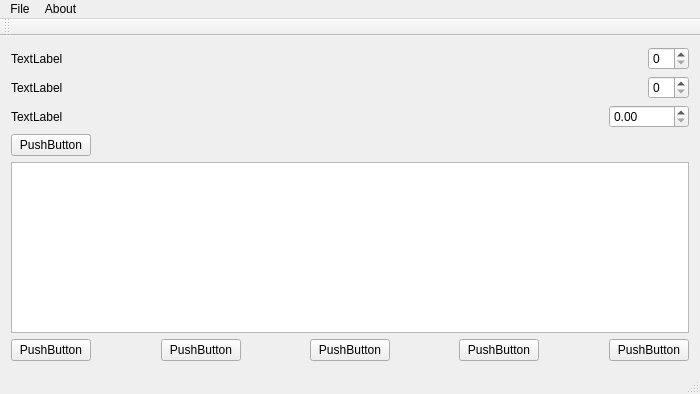
<?xml version="1.0" encoding="UTF-8"?>
<ui version="4.0">
 <class>MainWindow</class>
 <widget class="QMainWindow" name="MainWindow">
  <property name="geometry">
   <rect>
    <x>0</x>
    <y>0</y>
    <width>700</width>
    <height>394</height>
   </rect>
  </property>
  <property name="windowTitle">
   <string>MainWindow</string>
  </property>
  <widget class="QWidget" name="centralWidget">
   <layout class="QGridLayout" name="gridLayout">
    <item row="0" column="0">
     <widget class="QLabel" name="variantsLabel">
      <property name="text">
       <string>TextLabel</string>
      </property>
     </widget>
    </item>
    <item row="0" column="1" colspan="9">
     <spacer name="horizontalSpacer">
      <property name="orientation">
       <enum>Qt::Horizontal</enum>
      </property>
      <property name="sizeHint" stdset="0">
       <size>
        <width>583</width>
        <height>20</height>
       </size>
      </property>
     </spacer>
    </item>
    <item row="0" column="10">
     <widget class="QSpinBox" name="variantsSpinBox"/>
    </item>
    <item row="1" column="0">
     <widget class="QLabel" name="conditionsLabel">
      <property name="text">
       <string>TextLabel</string>
      </property>
     </widget>
    </item>
    <item row="1" column="1" colspan="9">
     <spacer name="horizontalSpacer_2">
      <property name="orientation">
       <enum>Qt::Horizontal</enum>
      </property>
      <property name="sizeHint" stdset="0">
       <size>
        <width>583</width>
        <height>20</height>
       </size>
      </property>
     </spacer>
    </item>
    <item row="1" column="10">
     <widget class="QSpinBox" name="conditionsSpinBox"/>
    </item>
    <item row="2" column="0">
     <widget class="QLabel" name="gammaLabel">
      <property name="text">
       <string>TextLabel</string>
      </property>
     </widget>
    </item>
    <item row="2" column="1" colspan="8">
     <spacer name="horizontalSpacer_3">
      <property name="orientation">
       <enum>Qt::Horizontal</enum>
      </property>
      <property name="sizeHint" stdset="0">
       <size>
        <width>545</width>
        <height>20</height>
       </size>
      </property>
     </spacer>
    </item>
    <item row="2" column="9" colspan="2">
     <widget class="QDoubleSpinBox" name="gammaDoubleSpinBox"/>
    </item>
    <item row="3" column="0" colspan="2">
     <widget class="QPushButton" name="setTablePushButton">
      <property name="text">
       <string>PushButton</string>
      </property>
     </widget>
    </item>
    <item row="3" column="2" colspan="9">
     <spacer name="horizontalSpacer_8">
      <property name="orientation">
       <enum>Qt::Horizontal</enum>
      </property>
      <property name="sizeHint" stdset="0">
       <size>
        <width>598</width>
        <height>20</height>
       </size>
      </property>
     </spacer>
    </item>
    <item row="4" column="0" colspan="11">
     <widget class="QTableWidget" name="inputDataTableWidget"/>
    </item>
    <item row="5" column="0" colspan="2">
     <widget class="QPushButton" name="bayeasianLaplacePushButton">
      <property name="text">
       <string>PushButton</string>
      </property>
     </widget>
    </item>
    <item row="5" column="2">
     <spacer name="horizontalSpacer_4">
      <property name="orientation">
       <enum>Qt::Horizontal</enum>
      </property>
      <property name="sizeHint" stdset="0">
       <size>
        <width>61</width>
        <height>20</height>
       </size>
      </property>
     </spacer>
    </item>
    <item row="5" column="3">
     <widget class="QPushButton" name="laplacePushButton">
      <property name="text">
       <string>PushButton</string>
      </property>
     </widget>
    </item>
    <item row="5" column="4">
     <spacer name="horizontalSpacer_5">
      <property name="orientation">
       <enum>Qt::Horizontal</enum>
      </property>
      <property name="sizeHint" stdset="0">
       <size>
        <width>63</width>
        <height>20</height>
       </size>
      </property>
     </spacer>
    </item>
    <item row="5" column="5">
     <widget class="QPushButton" name="maxiPushButton">
      <property name="text">
       <string>PushButton</string>
      </property>
     </widget>
    </item>
    <item row="5" column="6">
     <spacer name="horizontalSpacer_6">
      <property name="orientation">
       <enum>Qt::Horizontal</enum>
      </property>
      <property name="sizeHint" stdset="0">
       <size>
        <width>61</width>
        <height>20</height>
       </size>
      </property>
     </spacer>
    </item>
    <item row="5" column="7">
     <widget class="QPushButton" name="gurvitzPushButton">
      <property name="text">
       <string>PushButton</string>
      </property>
     </widget>
    </item>
    <item row="5" column="8">
     <spacer name="horizontalSpacer_7">
      <property name="orientation">
       <enum>Qt::Horizontal</enum>
      </property>
      <property name="sizeHint" stdset="0">
       <size>
        <width>62</width>
        <height>20</height>
       </size>
      </property>
     </spacer>
    </item>
    <item row="5" column="9" colspan="2">
     <widget class="QPushButton" name="wildePushButton">
      <property name="text">
       <string>PushButton</string>
      </property>
     </widget>
    </item>
   </layout>
  </widget>
  <widget class="QMenuBar" name="menuBar">
   <property name="geometry">
    <rect>
     <x>0</x>
     <y>0</y>
     <width>700</width>
     <height>21</height>
    </rect>
   </property>
   <widget class="QMenu" name="menuFile">
    <property name="title">
     <string>File</string>
    </property>
    <addaction name="actionBayesian_Laplace"/>
    <addaction name="actionLaplace"/>
    <addaction name="actionMaxi"/>
    <addaction name="actionWilde"/>
    <addaction name="actionGurvitz"/>
    <addaction name="separator"/>
    <addaction name="actionExit"/>
   </widget>
   <widget class="QMenu" name="menuAbout">
    <property name="title">
     <string>About</string>
    </property>
    <addaction name="actionCriterions_info"/>
    <addaction name="separator"/>
    <addaction name="actionAbout"/>
   </widget>
   <addaction name="menuFile"/>
   <addaction name="menuAbout"/>
  </widget>
  <widget class="QToolBar" name="mainToolBar">
   <attribute name="toolBarArea">
    <enum>TopToolBarArea</enum>
   </attribute>
   <attribute name="toolBarBreak">
    <bool>false</bool>
   </attribute>
  </widget>
  <widget class="QStatusBar" name="statusBar"/>
  <action name="actionBayesian_Laplace">
   <property name="text">
    <string>Bayesian-Laplace</string>
   </property>
  </action>
  <action name="actionLaplace">
   <property name="text">
    <string>Laplace</string>
   </property>
  </action>
  <action name="actionMaxi">
   <property name="text">
    <string>Maxi</string>
   </property>
  </action>
  <action name="actionWilde">
   <property name="text">
    <string>Wilde</string>
   </property>
  </action>
  <action name="actionGurvitz">
   <property name="text">
    <string>Gurvitz</string>
   </property>
  </action>
  <action name="actionExit">
   <property name="text">
    <string>Exit</string>
   </property>
  </action>
  <action name="actionCriterions_info">
   <property name="text">
    <string>Criterions info</string>
   </property>
  </action>
  <action name="actionAbout">
   <property name="text">
    <string>About</string>
   </property>
  </action>
 </widget>
 <layoutdefault spacing="6" margin="11"/>
 <resources/>
 <connections/>
</ui>
